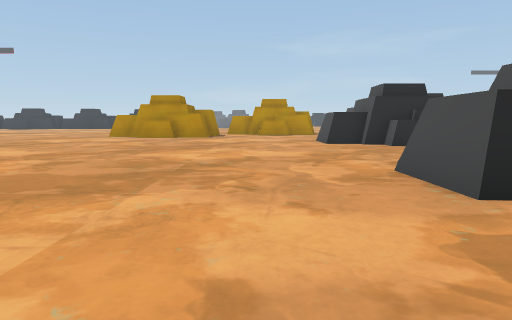
[1] (above)

24 first-person views from a walk through a Unity game level. The camera is 1.2 m above the floor, tilts 6° down and sees 70° across. The floor is counted in squares, 2 m on a side. Each view is taken from the middle of a square. On the plan, view 1 faces up. The plan holds only what a view shows up to about 10 squares ahead; the rest is blank. The place goes on beyond the plan.

[2]
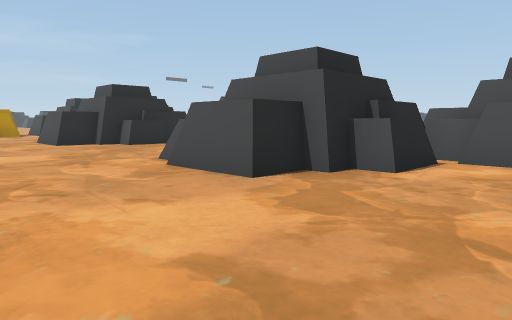

[3]
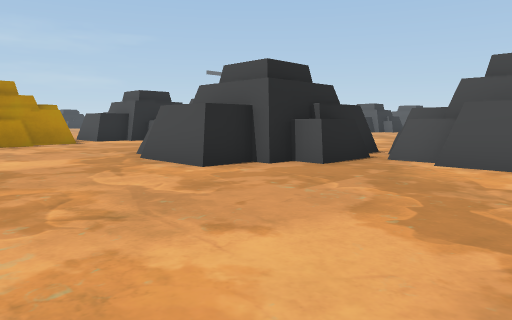

[4]
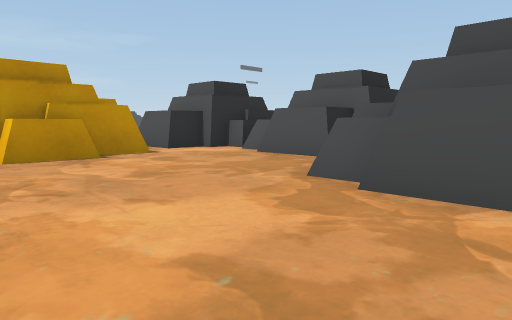

[5]
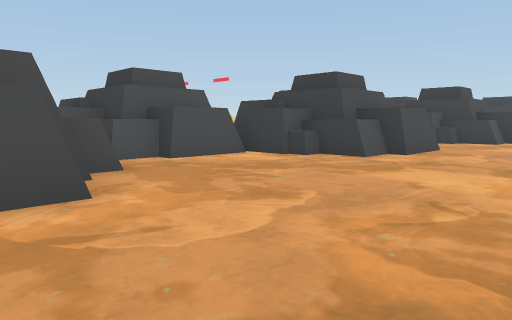

[6]
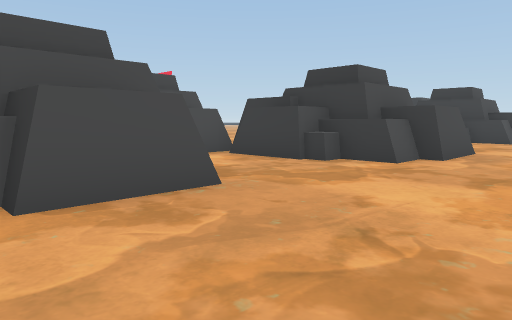

[7]
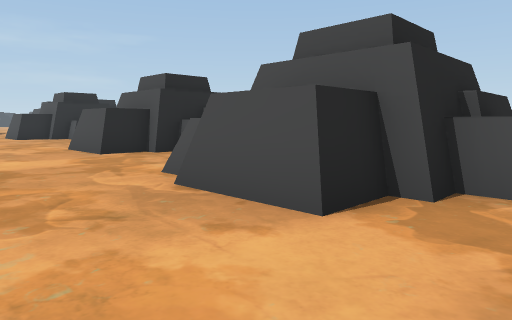

[8]
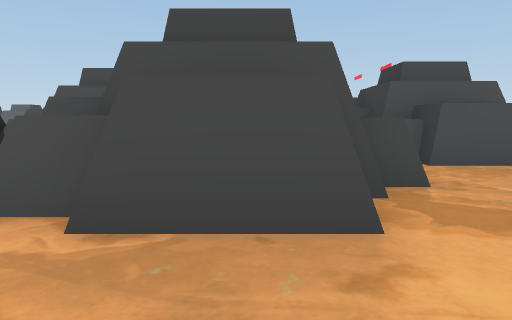

[9]
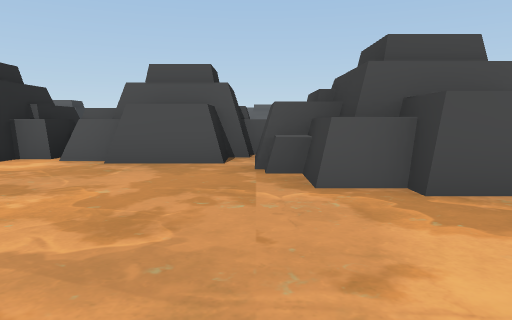

[10]
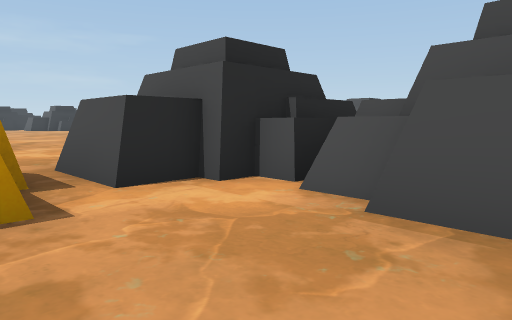

[11]
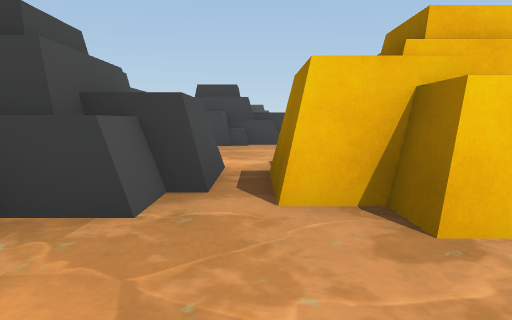

[12]
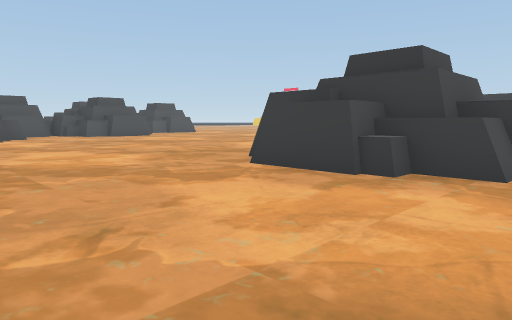

[13]
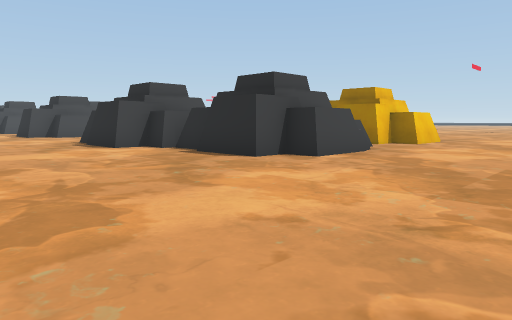

[14]
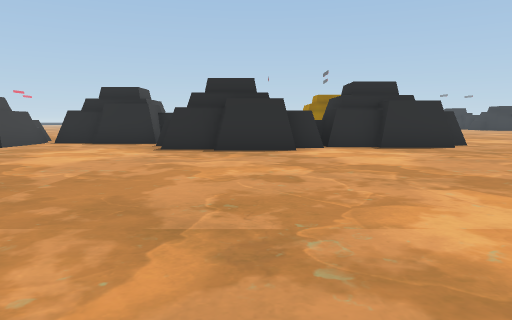

[15]
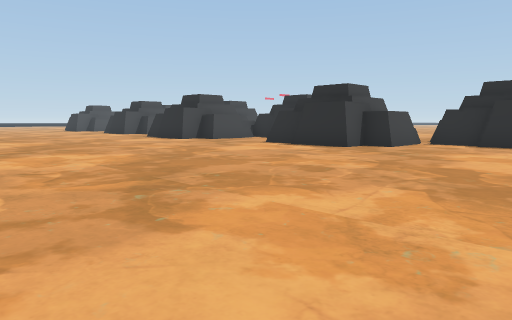

[16]
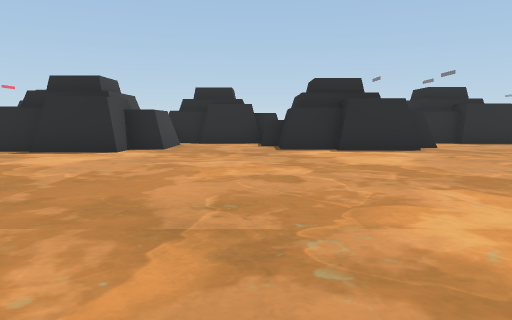

[17]
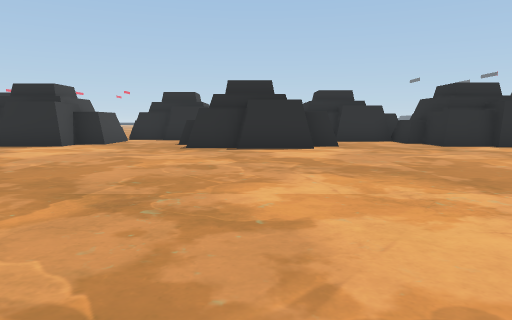

[18]
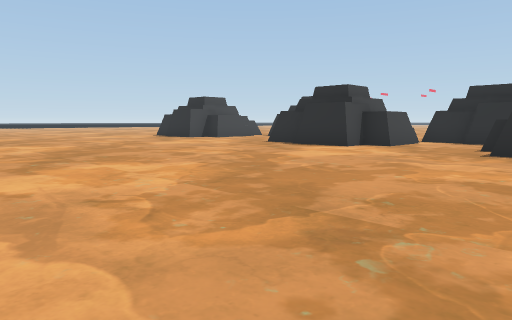

[19]
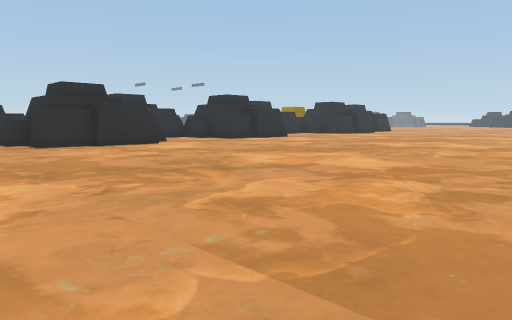

[20]
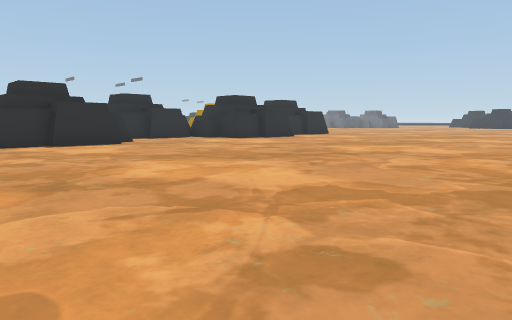

[21]
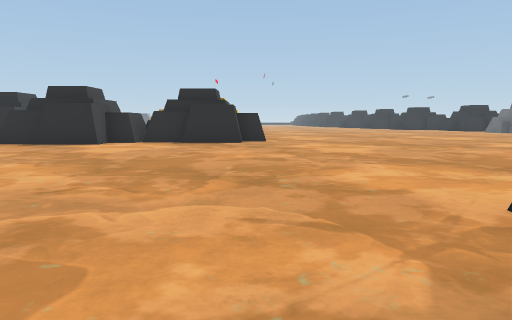

[22]
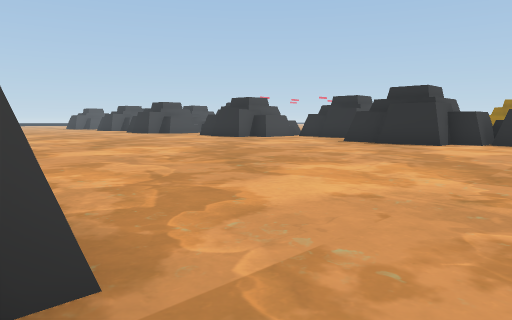

[23]
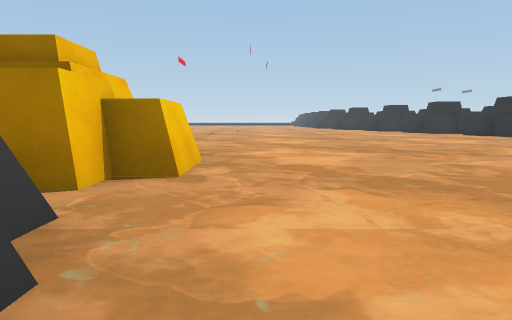

[24]
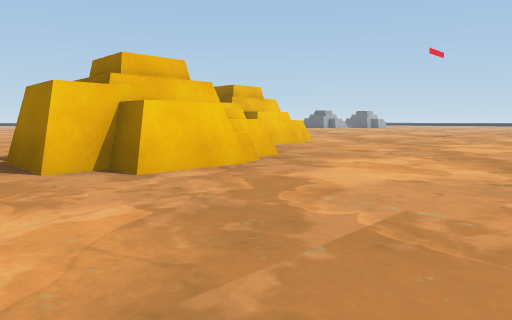

### Floor plan
Key: @ floor where view 1 was taken; # wall or solid block; x gap in a wall; . floor; = window, fence, low wall or low ledge; ^ raised ledge.
Columns run from 1 left of view 1 to 18 right of it. Each row starts with its distance up from view 1.
 24 ........ ......
 23 ................
 22 .................
 21 ..................^
 20 .=##..^#............
 19 .###.####...........
 18 x# #.####..........#
 17  ###..###..........#
 16  .....^##..........
 15  .....####.........
 14  .....####.........
 13 .....#####.........
 12 ....^###...........
 11 ...#####...........
 10 ...#####...........
  9 .....^=##..........
  8 ......####.........
  7 ......####..........
  6 .......###..........
  5 ....^##.............
  4 ...####.............
  3 ...####.##.........
  2 .....^####.........
  1 ......# ##.........
  0 .@..######..........
 -1 ..#####.^...........
 -2 ..### #.............
 -3 ...######...........
 -4 ......^###.......

Where each view was taken, in squares from view 1:
view 1: 0 up, 0 right, facing up
view 2: 0 up, 1 left, facing up-right
view 3: 6 up, 1 left, facing up-right
view 4: 10 up, 1 left, facing up-right
view 5: 11 up, 1 left, facing down-right
view 6: 5 up, 1 left, facing down-right
view 7: 4 down, 1 left, facing up-right
view 8: 2 down, 1 left, facing right
view 9: 13 up, 1 left, facing right
view 10: 14 up, 2 right, facing up-right
view 11: 22 up, 3 right, facing down
view 12: 24 up, 3 right, facing down-right
view 13: 24 up, 12 right, facing down-left
view 14: 15 up, 16 right, facing left
view 15: 13 up, 16 right, facing down-left
view 16: 5 up, 16 right, facing left
view 17: 1 up, 17 right, facing left
view 18: 1 up, 16 right, facing down-left
view 19: 3 down, 18 right, facing up-left
view 20: 4 up, 18 right, facing up-left
view 21: 20 up, 18 right, facing left
view 22: 19 up, 18 right, facing down-left
view 23: 21 up, 6 right, facing left
view 24: 24 up, 4 right, facing down-left
